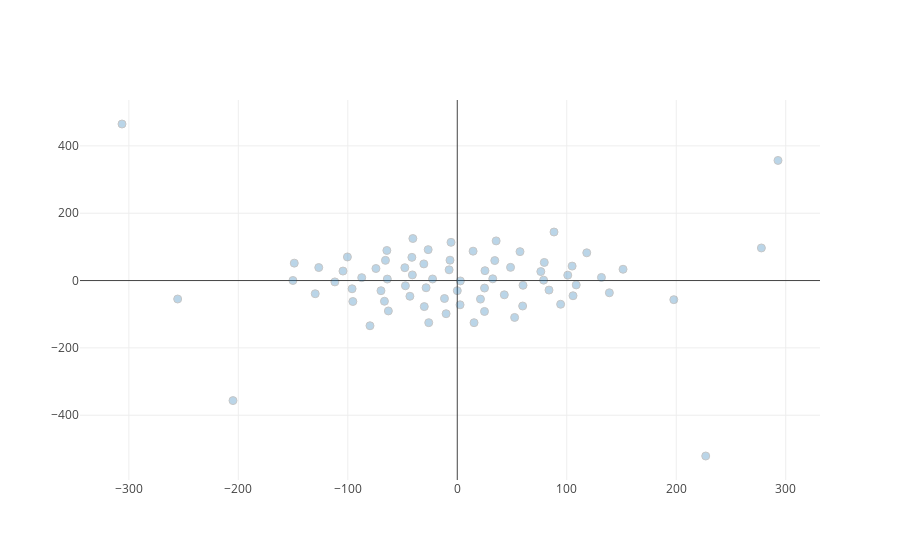

The notebook cell saved with this chart:
### Code cell
ht = ["<br>".join([str(i),x]) for i,x in enumerate(kwds)]

trace = go.Scatter(
    x=D_tsne[:,0],
    y=D_tsne[:,1],
    mode='markers',
    marker= dict(size= 8,
                 line= dict(width=1),
                 opacity= 0.3
                ),
    text= ht,
    hoverinfo='text')

data = [trace]

iplot(data)
